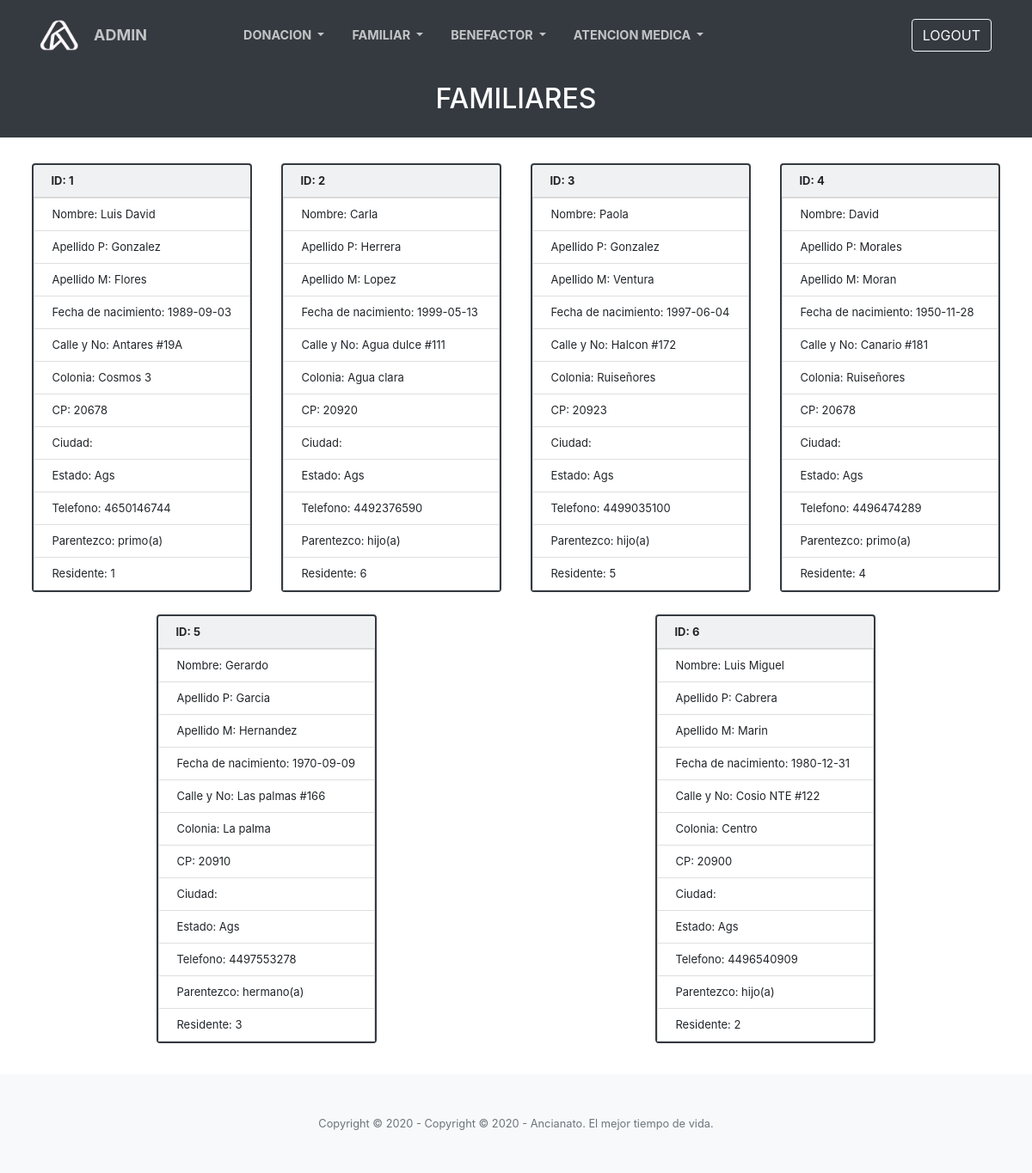
The app's page /ver_familiar.php with its own data.
### tables this page shows
create table Familiar(
ID smallint not null auto_increment,
Nombre char(30) not null,
Apellido_P char(20) not null,
Apellido_M char(20),
Fecha_Nac date not null,
Parentezco char(20) not null,
CalleNo char(35),
Colonia char(20),
CP numeric(5),
Ciudad char(20),
Estado char(20) not null,
Telefono  numeric(10),
ID_Residente smallint not null,
foreign key (ID_Residente)
	references Residente(ID)
    ON UPDATE CASCADE ON DELETE cascade,
primary key (ID)
);

### public_html/ver_familiar.php (the view, shortened to what this page needs)
<?php
include('db.php');
?>
<!DOCTYPE html>
<html lang="en">
<head>
    <link rel="stylesheet" href="css/style.css">
    <link href="css/styles.css" rel="stylesheet" />
</head>
<body>
     <nav class="navbar navbar-expand-lg navbar-light fixed-top py-3 ml-2 w-100" id="mainNav">
        <div class="container ml-1">
            <a class="navbar-brand js-scroll-trigger" href="index.php"><img src="img/logo5.png" class="logo" id="logo" alt=""></a>
            <a class="navbar-brand js-scroll-trigger mr-5" href="inicio_admin.php" style="font-size: 18px;">ADMIN</a>
            <div class="collapse navbar-collapse ml-5 text-center" id="navbarResponsive">
                <ul class="navbar-nav nav text-center mr-5">
                    <li class="nav-item dropdown show">
                        <a class="nav-link js-scroll-trigger dropdown-toggle" href="#" role="button" id="dropdownMenuLink" data-toggle="dropdown" aria-haspopup="true" aria-expanded="false">
                            DONACION
                        </a>
                    </li>
                    <li class="nav-item dropdown show">
                        <a class="nav-link js-scroll-trigger dropdown-toggle" href="#" role="button" id="dropdownMenuLink" data-toggle="dropdown" aria-haspopup="true" aria-expanded="false">
                            FAMILIAR
                        </a>
                    </li>
                    <li class="nav-item dropdown show">
                        <a class="nav-link js-scroll-trigger dropdown-toggle" href="#" role="button" id="dropdownMenuLink" data-toggle="dropdown" aria-haspopup="true" aria-expanded="false">
                            BENEFACTOR
                        </a>
                    </li>
                    <li class="nav-item dropdown show">
                        <a class="nav-link js-scroll-trigger dropdown-toggle" href="#" role="button" id="dropdownMenuLink" data-toggle="dropdown" aria-haspopup="true" aria-expanded="false">
                            ATENCION MEDICA
                        </a>
                    </li>
                </ul>
            </div>
            <a class="btn btn-outline-light" href="logout.php"><span class="glyphicon glyphicon-log-in"></span> LOGOUT</a>
        </div>
    </nav>
    <section class="bg-dark text-white h-20 " style="height:20%;">
        <div class="container text-center pt-5">
            <h2 class="mb-2 pt-5">FAMILIARES</h2>
        </div>
    </section>
    <section class="characteristics" style="line-height: 1;">
        <section class="characteristics__container">
            <?php
            $result = mysqli_query($con, "SELECT * FROM `familiar`");
            while ($row = mysqli_fetch_assoc($result)) {
            ?>
                <article class="characteristics__item; card bg-light mb-3 border-dark">
                    <ul class="list-group list-group-flush">
                        <form method='post' action=''>
                            <div class="card-header font-weight-bold">
                                ID: <?php echo $row['ID']; ?>
                            </div>
                            <li class="list-group-item">
                                Nombre: <?php echo $row['Nombre']; ?>
                            </li>
                            <li class="list-group-item">
                                Apellido P: <?php echo $row['Apellido_P']; ?>
                            </li>
                            <li class="list-group-item">
                            Apellido M: <?php echo $row['Apellido_M']; ?>
                            </li>
                            <li class="list-group-item">
                                Fecha de nacimiento: <?php echo $row['Fecha_Nac']; ?>
                            </li>
                            <li class="list-group-item">
                                Calle y No: <?php echo $row['CalleNo']; ?>
                            </li>
                            <li class="list-group-item">
                                Colonia: <?php echo $row['Colonia']; ?>
                            </li>
                            <li class="list-group-item">
                                CP: <?php echo $row['CP']; ?>
                            </li>
                            <li class="list-group-item">
                                Ciudad: <?php echo $row['Cuidad']; ?>
                            </li>
                            <li class="list-group-item">
                                Estado: <?php echo $row['Estado']; ?>
                            </li>
                            <li class="list-group-item">
                                Telefono: <?php echo $row['Telefono']; ?>
                            </li>
                            <li class="list-group-item">
                                Parentezco: <?php echo $row['Parentezco']; ?>
                            </li>
                            <li class="list-group-item">
                                Residente: <?php echo $row['ID_Residente']; ?>
                            </li>
                        </form>
                    </ul>
                </article>
            <?php }
            ?>
        </section>
    </section>
    <footer class="bg-light py-5">
        <div class="container">
            <div class="small text-center text-muted">Copyright © 2020 - Copyright © 2020 - Ancianato. El mejor tiempo de vida.</div>
        </div>
    </footer>
</body>
</html>

### public_html/css/style.css (style rules this page uses)
.characteristics { padding: 20px 20px; text-align: left; font-size: 13px; line-height: 1; }
.characteristics .characteristics__container { display: flex; flex-wrap: wrap; justify-content: space-around; }
.characteristics .card { flex: 0 0 22%; margin: 10px; border: 2px solid; padding: 0; text-decoration: 1; }
.list-group-item { inline-size: 2; }
body { line-height: 1; }
#logo { width: 50px; }

### records on screen
familiar: ID "1", Nombre "Luis David", Apellido_P "Gonzalez", Apellido_M "Flores", Fecha_Nac "1989-09-03", CalleNo "Antares #19A", Colonia "Cosmos 3", CP "20678", Estado "Ags", Telefono "4650146744", Parentezco "primo(a)", ID_Residente "1"
familiar: ID "2", Nombre "Carla", Apellido_P "Herrera", Apellido_M "Lopez", Fecha_Nac "1999-05-13", CalleNo "Agua dulce #111", Colonia "Agua clara", CP "20920", Estado "Ags", Telefono "4492376590", Parentezco "hijo(a)", ID_Residente "6"
familiar: ID "3", Nombre "Paola", Apellido_P "Gonzalez", Apellido_M "Ventura", Fecha_Nac "1997-06-04", CalleNo "Halcon #172", Colonia "Ruiseñores", CP "20923", Estado "Ags", Telefono "4499035100", Parentezco "hijo(a)", ID_Residente "5"
familiar: ID "4", Nombre "David", Apellido_P "Morales", Apellido_M "Moran", Fecha_Nac "1950-11-28", CalleNo "Canario #181", Colonia "Ruiseñores", CP "20678", Estado "Ags", Telefono "4496474289", Parentezco "primo(a)", ID_Residente "4"
familiar: ID "5", Nombre "Gerardo", Apellido_P "Garcia", Apellido_M "Hernandez", Fecha_Nac "1970-09-09", CalleNo "Las palmas #166", Colonia "La palma", CP "20910", Estado "Ags", Telefono "4497553278", Parentezco "hermano(a)", ID_Residente "3"
familiar: ID "6", Nombre "Luis Miguel", Apellido_P "Cabrera", Apellido_M "Marin", Fecha_Nac "1980-12-31", CalleNo "Cosio NTE #122", Colonia "Centro", CP "20900", Estado "Ags", Telefono "4496540909", Parentezco "hijo(a)", ID_Residente "2"
